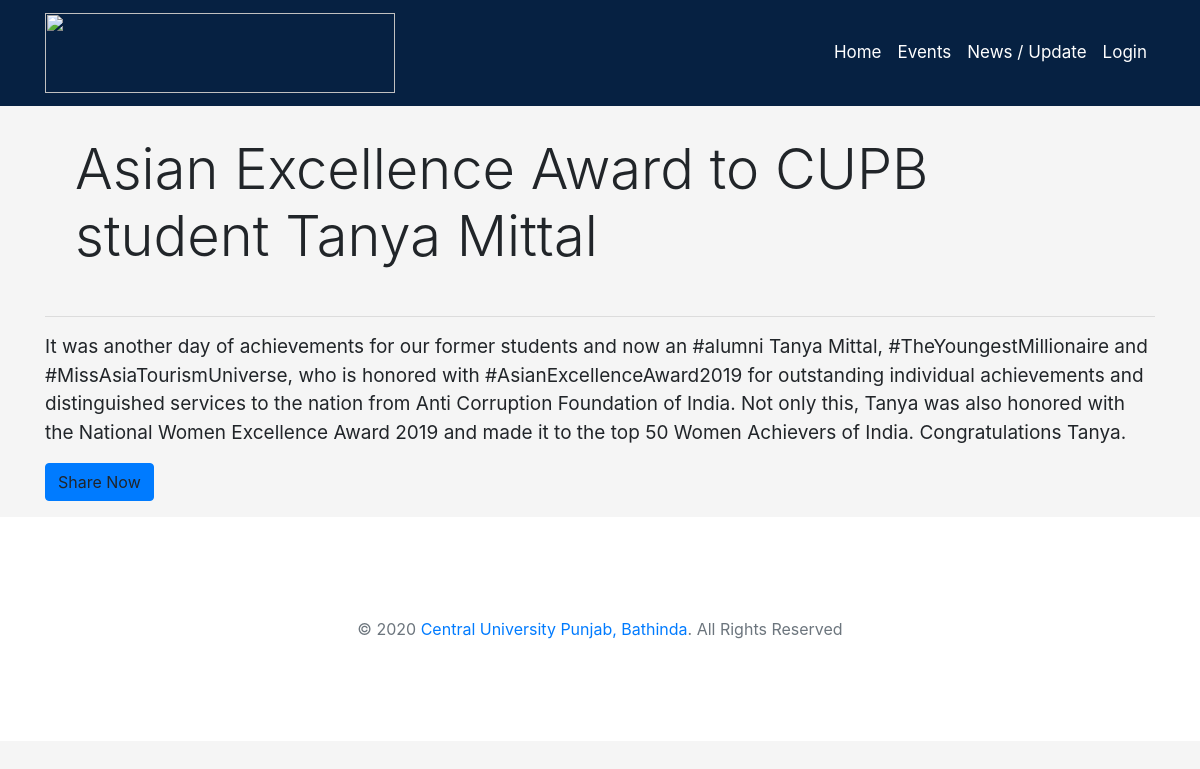
/news/view/3, run on the app's committed database.
### tables this page shows
CREATE TABLE `news` (
  `id` int(11) NOT NULL,
  `title` varchar(255) NOT NULL,
  `body` text NOT NULL,
  `is_publish` int(11) NOT NULL,
  `date` timestamp NOT NULL DEFAULT CURRENT_TIMESTAMP ON UPDATE CURRENT_TIMESTAMP
);

### application/controllers/news.php (called while the page is built, shortened)
<?php
class News extends CI_Controller{
	public function __construct(){
		$this->load->model('event_show_model','secure_show_event');
		$this->load->model('News_model','secure_news');
	}
	public function view($id){
		$data['news']=$this->secure_news->get_news_by_id($id);
		$this->load->view('views',$data);
	}
}

### index.php (called while the page is built, shortened)
<?php
require_once BASEPATH.'core/CodeIgniter.php';

### application/models/News_model.php (called while the page is built, shortened)
<?php
class News_model extends CI_Model{
	public function get_news_by_id($id){
		return $this->db->get_where('news',['id'=>$id])->row();
	}
}
?>

### application/views/views.php (the view, shortened to what this page needs)
<h1 style="padding:30px;" class="display-4"><?= $news->title?></h1><hr>
<p style="font-size:19px;"><?= $news->body?></p>
<a class="btn btn-primary mb-3">Share Now</a>

### application/views/navbar.php (style rules this page uses)
body { height:100%; width:100%; background-color:#f5f5f5; }

### data on the page
news: title "Asian Excellence Award to CUPB student Tanya Mittal", body "It was another day of achievements for our former students and now an #alumni Tanya Mittal, #TheYoungestMillionaire and #MissAsiaTourismUniverse, who is honored with #AsianExcellenceAward2019 for outstanding individual achievements and distinguished services to the nation from Anti Corruption Foundation of India. Not only this, Tanya was also honored with the National Women Excellence Award 2019 and made it to the top 50 Women Achievers of India. Congratulations Tanya."
